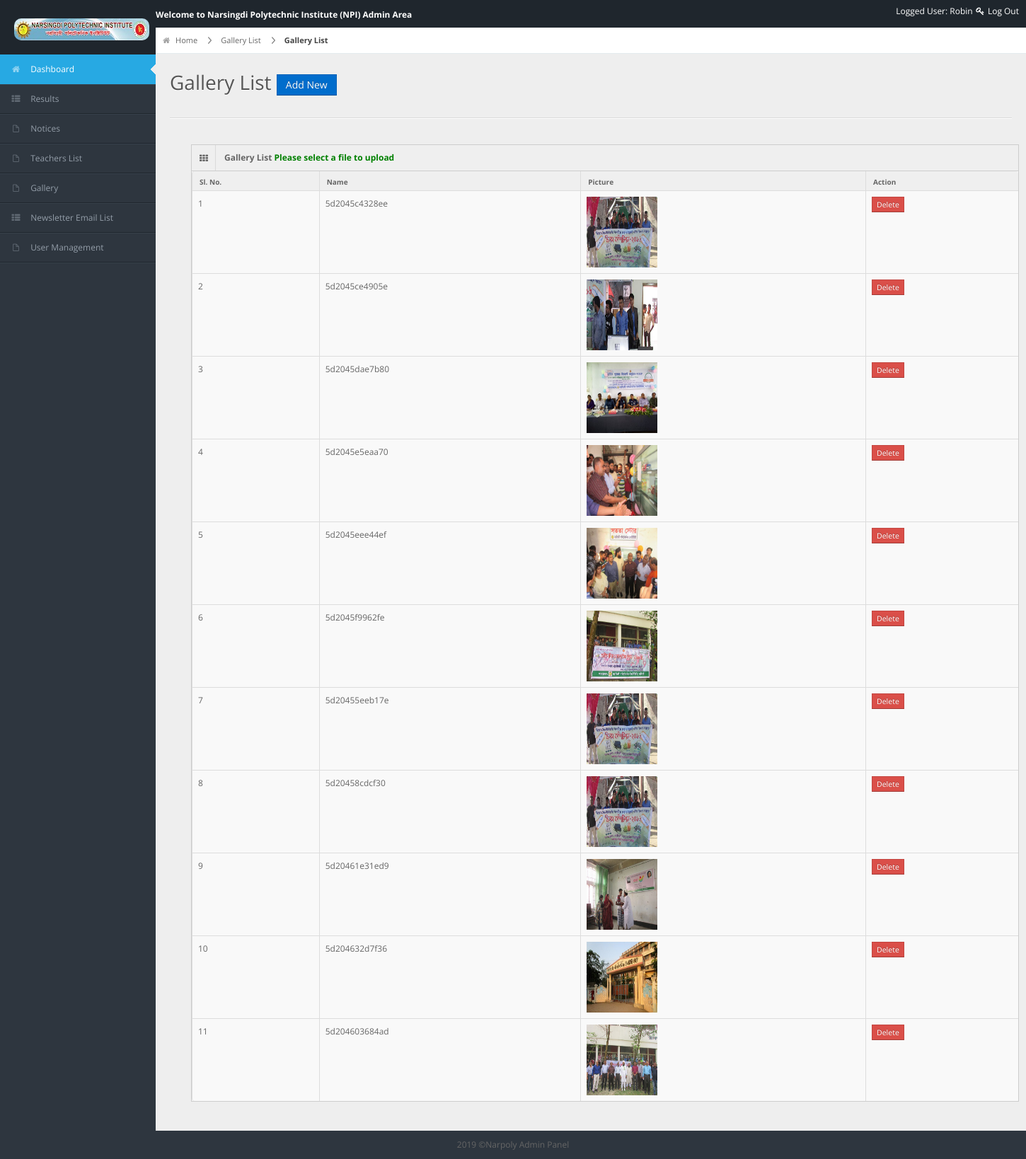
The app's page /admin/gallery_list.php?action=selectfile (signed in) with its own data.
### tables this page shows
CREATE TABLE `gallery_tbl` (
  `gallery_id` int(11) NOT NULL,
  `gallery_name` varchar(200) NOT NULL,
  `gallery_num` varchar(200) NOT NULL
);

### admin/gallery_list.php (the view)
<?php
include('header.php');
include('dbcon.php');
?>
<div id="content-header">
    <div id="breadcrumb"> <a href="index.html" title="Go to Home" class="tip-bottom"><i class="icon-home"></i> Home</a> <a href="#">Gallery List</a> <a href="#" class="current">Gallery List</a> </div>
    <h1>Gallery List
        <a href="add_new_gallery.php" class="btn btn-primary">
      Add New</a>
    </h1>
  </div>
 <div class="container-fluid"><hr>
 <div class="span12">
      <div class="widget-box">
          <div class="widget-title"> <span class="icon"><i class="icon-th"></i></span>
            <h5>Gallery List
            	<span>  <?php
if (isset($_REQUEST['action'])) {
  if ($_REQUEST['action']=='uploaded') {
    echo "<font color='green'>uploaded successfully</font>";
  }elseif ($_REQUEST['action']=='tryagain') {
   echo "<font color='green'>File upload failed, please try again.</font>";
  }elseif ($_REQUEST['action']=='error') {
    echo "<font color='green'>Sorry, there was an error uploading your file.</font>";
  }elseif ($_REQUEST['action']=='filesallowed') {
  echo "<font color='green'>Sorry, only JPG, JPEG, PNG, GIF, & PDF files are allowed to upload.</font>";
  }elseif ($_REQUEST['action']=='selectfile') {
  echo "<font color='green'>Please select a file to upload</font>";
  }
  else
  {
       echo "<font color='red'>Data not Inserted</font>";
  }
}
?></span></h5>
          </div>
          <div class="widget-content nopadding">
            <table class="table table-bordered data-table">
              <thead>
                <tr>
                	<th style="text-align: left;">Sl. No.</th>
                  <th style="text-align: left;">Name</th>
        					<th style="text-align: left;">Picture</th>
        					<th style="text-align: left;">Action</th>
                </tr>
              </thead>
              <tbody>
<?php
$showDataQuery = "SELECT * FROM gallery_tbl";
$runDataQuery = mysqli_query($connect,$showDataQuery);
if ($runDataQuery==true) {
	$snCount=1;
		While($myData = mysqli_fetch_array($runDataQuery)){ ?>
                <tr class="gradeX">
                  <td><?php echo $snCount;$snCount++;?></td>
                  <td><?php echo $myData['gallery_name'];?></td>
				          <td><img class="img-fluid" src="uploads/<?php echo $myData['gallery_num'];?>" style="height: 100px;width:100px;"/> </td>
                  <td><a onclick="return confirm('Are you sure?');" class="btn btn-danger btn-mini" href="delete_gallery_core.php?delete_gallery_id=<?php echo $myData['gallery_id'];?>"> Delete </a></td>
                </tr>
   <?php
	}
}
?>
              </tbody>
            </table>
          </div>
        </div>
</div>
</div>
<?php
include('footer.php');
?>

### admin/css/matrix-style.css (style rules this page uses)
* { outline:none !important; -moz-outline: none !important; }
html, body { height:100% }
body { overflow-x: hidden; margin-top: -10px; font-family: 'Open Sans', sans-serif; font-size:12px; color:#666; }
a { color:#666; }
select, textarea, input[type="text"], input[type="password"], input[type="datetime"], input[type="datetime-local"], input[type="date"], input[type="month"], input[type="time"], input[type="week"], input[type="number"], input[type="email"], input[type="url"], input[type="search"], input[type="tel"], input[type="color"], .uneditable-input, .label, .dropdown-menu, .btn, .well, .progress, .table-bordered, .btn-group > .btn:first-child, .btn-group > .btn:last-child, .btn-group > .btn:last-child, .btn-group > .dropdown-toggle, .alert { border-radius:0px; }
.btn, textarea, input[type="text"], input[type="password"], input[type="datetime"], input[type="datetime-local"], input[type="date"], input[type="month"], input[type="time"], input[type="week"], input[type="number"], input[type="email"], input[type="url"], input[type="search"], input[type="tel"], input[type="color"], .uneditable-input { box-shadow:none; }
.progress, .progress-success .bar, .progress .bar-success, .progress-warning .bar, .progress .bar-warning, .progress-danger .bar, .progress .bar-danger, .progress-info .bar, .progress .bar-info, .btn, .btn-primary { background-image:none; }
hr { border-top-color:#dadada; }
#content-header { position: abslute; width: 100%; margin-top: -38px; z-index: 20; }
#content-header h1 { color: #555555; font-size: 28px; font-weight: normal; float: none; text-shadow: 0 1px 0 #ffffff; margin-left: 20px; position: relative; }
#content-header h1, #content-header .btn-group { margin-top: 20px; }
#breadcrumb { background-color: #fff; border-bottom: 1px solid #e3ebed; }
#breadcrumb a { padding: 8px 20px 8px 10px; display: inline-block; background-image: url('../img/breadcrumb.png'); background-position: center right; background-repeat: no-repeat; font-size: 11px; color: #666666; }
#breadcrumb a:last-child { background-image:none; }
#breadcrumb a.current { font-weight: bold; color: #444444; }
#breadcrumb a i { margin-right: 5px; opacity: .6; }
.stat-boxes .peity_bar_good, .stat-boxes .peity_line_good, { color: #459D1C; }
.widget-box { background: none repeat scroll 0 0 #F9F9F9; border-left: 1px solid #CDCDCD; border-top: 1px solid #CDCDCD; border-right: 1px solid #CDCDCD; clear: both; margin-top: 16px; margin-bottom: 16px; position: relative; }
.widget-title, .modal-header, .table th, div.dataTables_wrapper .ui-widget-header { background:#efefef; border-bottom: 1px solid #CDCDCD; height: 36px; }
.widget-title span.icon { padding: 9px 10px 7px 11px; float: left; border-right:1px solid #dadada; }
.widget-title h5 { color: #666; float: left; font-size: 12px; font-weight: bold; padding: 12px; line-height: 12px; margin: 0; }
.widget-content { padding:15px; border-bottom: 1px solid #cdcdcd; }
.table th { height: auto; font-size: 10px; padding: 5px 10px 2px; border-bottom: 0; text-align: center; color: #666666; }
.nopadding { padding: 0 !important; }
.nopadding .table { margin-bottom: 0; }
.nopadding .table-bordered { border: 0; }

### admin/css/matrix-media.css (style rules this page uses)
body { background:#2E363F; }

### records on screen
gallery_tbl: gallery_name "5d2045c4328ee", gallery_num (picture)
gallery_tbl: gallery_name "5d2045ce4905e", gallery_num (picture)
gallery_tbl: gallery_name "5d2045dae7b80", gallery_num (picture)
gallery_tbl: gallery_name "5d2045e5eaa70", gallery_num (picture)
gallery_tbl: gallery_name "5d2045eee44ef", gallery_num (picture)
gallery_tbl: gallery_name "5d2045f9962fe", gallery_num (picture)
gallery_tbl: gallery_name "5d20455eeb17e", gallery_num (picture)
gallery_tbl: gallery_name "5d20458cdcf30", gallery_num (picture)
gallery_tbl: gallery_name "5d20461e31ed9", gallery_num (picture)
gallery_tbl: gallery_name "5d204632d7f36", gallery_num (picture)
gallery_tbl: gallery_name "5d204603684ad", gallery_num (picture)

### other values on screen
$_SESSION['username'] "Robin"
